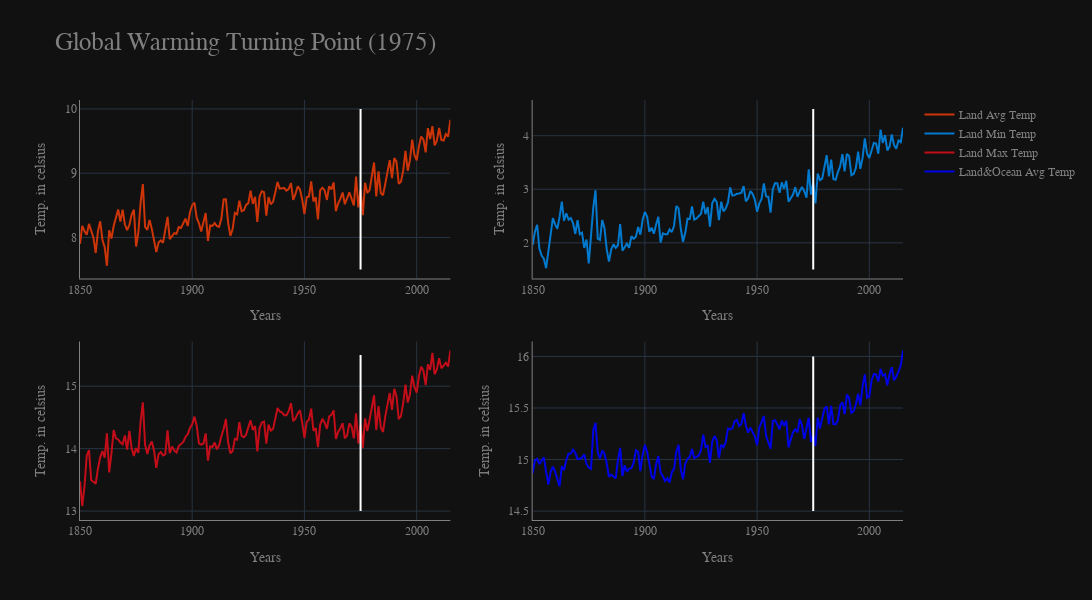

The cell this chart's notebook holds for it:
### Markdown cell above
<b>So when did Global Warming started at it's full pace</b>

### Code cell
cddf=gt.copy()

cddf.drop(columns = ['dt'], axis = 1, inplace = True)


cddf['day'] = cddf['Date'].dt.day
cddf['week'] = cddf['Date'].dt.week
cddf['month'] = cddf['Date'].dt.month
cddf['year'] = cddf['Date'].dt.year

cddf['week'].value_counts() 

earth_data = cddf.groupby(by = 'year')[['LandAverageTemperature', 'LandAverageTemperatureUncertainty',
       'LandMaxTemperature', 'LandMaxTemperatureUncertainty',
       'LandMinTemperature', 'LandMinTemperatureUncertainty',
       'LandAndOceanAverageTemperature',
       'LandAndOceanAverageTemperatureUncertainty']].mean().reset_index()

earth_data['turnpoint'] = np.where(earth_data['year'] <= 1975, 'before', 'after') 


fig55 = make_subplots(rows=2, cols=2, insets=[{'cell': (1,1), 'l': 0.7, 'b': 0.3}])
fig55.update_layout(title="When did Global Warming start showing it's signs?",font=dict( family="Courier New, monospace", size=12,color="#7f7f7f"),title_font_size = 25, hovermode= 'closest')
fig55.update_xaxes(showline=True, linewidth=1, linecolor='gray')
fig55.update_yaxes(showline=True, linewidth=1, linecolor='gray')


fig55.add_trace(go.Scatter(x = earth_data['year'], y = earth_data['LandAverageTemperature'], mode = 'lines',name = 'Land Avg Temp', marker_color='#CD3509'), row = 1, col = 1)
fig55.add_trace(go.Scatter( x=[1975, 1975], y=[7.5, 10], mode="lines",line=go.scatter.Line(color="white"), showlegend=False),row = 1, col = 1)

fig55.add_trace(go.Scatter(x = earth_data['year'], y = earth_data['LandMinTemperature'], mode = 'lines',name = 'Land Min Temp', marker_color='#0079CE'), row = 1, col = 2)
fig55.add_trace(go.Scatter( x=[1975, 1975], y=[1.5, 4.5], mode="lines",line=go.scatter.Line(color="white"), showlegend=False),row = 1, col = 2)

fig55.add_trace(go.Scatter(x = earth_data['year'], y = earth_data['LandMaxTemperature'], mode = 'lines',name = 'Land Max Temp', marker_color='#C30D19'), row = 2, col = 1)
fig55.add_trace(go.Scatter( x=[1975, 1975], y=[13, 15.5], mode="lines",line=go.scatter.Line(color="white"), showlegend=False),row = 2, col = 1)

fig55.add_trace(go.Scatter(x = earth_data['year'], y = earth_data['LandAndOceanAverageTemperature'], mode = 'lines',name = 'Land&Ocean Avg Temp', marker_color='#0002E6'), row = 2, col = 2)
fig55.add_trace(go.Scatter( x=[1975, 1975], y=[14.5, 16], mode="lines",line=go.scatter.Line(color="white"), showlegend=False),row = 2, col = 2)



fig55.update_yaxes(title_text="Temp. in celsius", row=1, col=1)
fig55.update_yaxes(title_text="Temp. in celsius", row=1, col=2)
fig55.update_yaxes(title_text="Temp. in celsius", row=2, col=1)
fig55.update_yaxes(title_text="Temp. in celsius", row=2, col=2)

fig55.update_xaxes(title_text="Years", row=1, col=1)
fig55.update_xaxes(title_text="Years", row=1, col=2)
fig55.update_xaxes(title_text="Years", row=2, col=1)
fig55.update_xaxes(title_text="Years", row=2, col=2)

fig55.update_layout(
    height=600,
    width=1100,
    title_text='Global Warming Turning Point (1975)',
    template='plotly_dark')

fig55.show()

hide_toggle()

### Figure 1 — Plotly figure (JSON) as saved in the notebook; plotly's stock layout.template omitted (floating-point values rounded to 4 significant figures; data arrays with more than 128 entries replaced by an {"elided": "..."} marker saying what was removed)
{"data": [{"marker": {"color": "#CD3509"}, "mode": "lines", "name": "Land Avg Temp", "type": "scatter", "x": {"elided": "166 int values"}, "xaxis": "x", "y": {"elided": "166 float values"}, "yaxis": "y"}, {"line": {"color": "white"}, "mode": "lines", "showlegend": false, "type": "scatter", "x": [1975, 1975], "xaxis": "x", "y": [7.5, 10], "yaxis": "y"}, {"marker": {"color": "#0079CE"}, "mode": "lines", "name": "Land Min Temp", "type": "scatter", "x": {"elided": "166 int values"}, "xaxis": "x2", "y": {"elided": "166 float values"}, "yaxis": "y2"}, {"line": {"color": "white"}, "mode": "lines", "showlegend": false, "type": "scatter", "x": [1975, 1975], "xaxis": "x2", "y": [1.5, 4.5], "yaxis": "y2"}, {"marker": {"color": "#C30D19"}, "mode": "lines", "name": "Land Max Temp", "type": "scatter", "x": {"elided": "166 int values"}, "xaxis": "x3", "y": {"elided": "166 float values"}, "yaxis": "y3"}, {"line": {"color": "white"}, "mode": "lines", "showlegend": false, "type": "scatter", "x": [1975, 1975], "xaxis": "x3", "y": [13, 15.5], "yaxis": "y3"}, {"marker": {"color": "#0002E6"}, "mode": "lines", "name": "Land&Ocean Avg Temp", "type": "scatter", "x": {"elided": "166 int values"}, "xaxis": "x4", "y": {"elided": "166 float values"}, "yaxis": "y4"}, {"line": {"color": "white"}, "mode": "lines", "showlegend": false, "type": "scatter", "x": [1975, 1975], "xaxis": "x4", "y": [14.5, 16], "yaxis": "y4"}], "layout": {"font": {"color": "#7f7f7f", "family": "Courier New, monospace", "size": 12}, "height": 600, "hovermode": "closest", "title": {"font": {"size": 25}, "text": "Global Warming Turning Point (1975)"}, "width": 1100, "xaxis": {"anchor": "y", "domain": [0, 0.45], "linecolor": "gray", "linewidth": 1, "showline": true, "title": {"text": "Years"}}, "xaxis2": {"anchor": "y2", "domain": [0.55, 1], "linecolor": "gray", "linewidth": 1, "showline": true, "title": {"text": "Years"}}, "xaxis3": {"anchor": "y3", "domain": [0, 0.45], "linecolor": "gray", "linewidth": 1, "showline": true, "title": {"text": "Years"}}, "xaxis4": {"anchor": "y4", "domain": [0.55, 1], "linecolor": "gray", "linewidth": 1, "showline": true, "title": {"text": "Years"}}, "xaxis5": {"anchor": "y5", "domain": [0.315, 0.45], "linecolor": "gray", "linewidth": 1, "showline": true}, "yaxis": {"anchor": "x", "domain": [0.575, 1], "linecolor": "gray", "linewidth": 1, "showline": true, "title": {"text": "Temp. in celsius"}}, "yaxis2": {"anchor": "x2", "domain": [0.575, 1], "linecolor": "gray", "linewidth": 1, "showline": true, "title": {"text": "Temp. in celsius"}}, "yaxis3": {"anchor": "x3", "domain": [0, 0.425], "linecolor": "gray", "linewidth": 1, "showline": true, "title": {"text": "Temp. in celsius"}}, "yaxis4": {"anchor": "x4", "domain": [0, 0.425], "linecolor": "gray", "linewidth": 1, "showline": true, "title": {"text": "Temp. in celsius"}}, "yaxis5": {"anchor": "x5", "domain": [0.7025, 1], "linecolor": "gray", "linewidth": 1, "showline": true}}}
